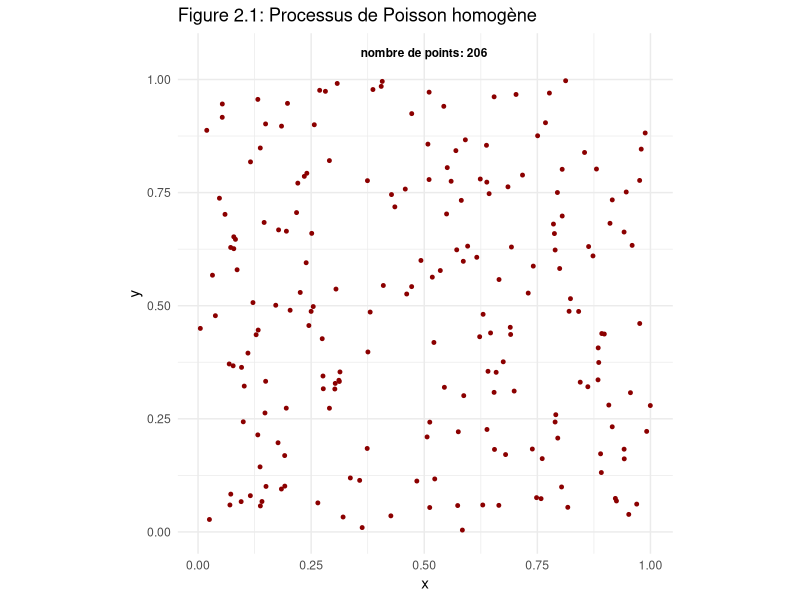
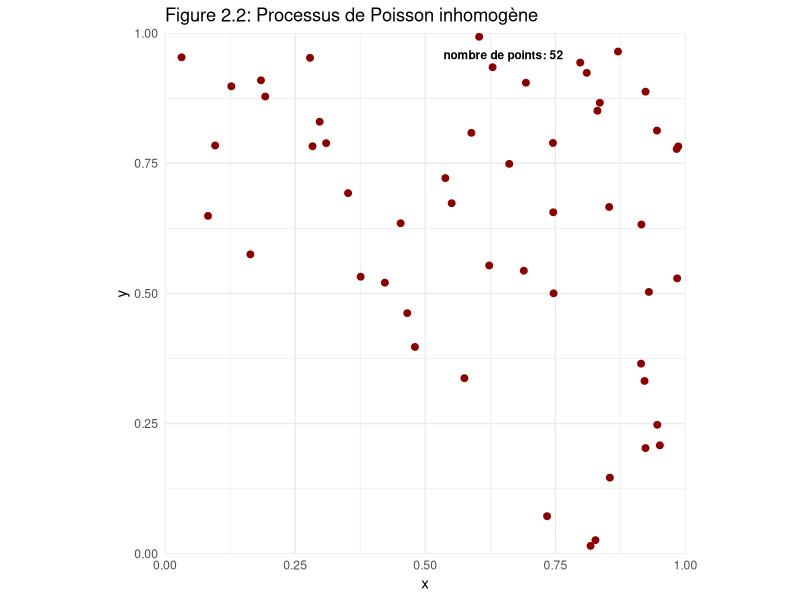
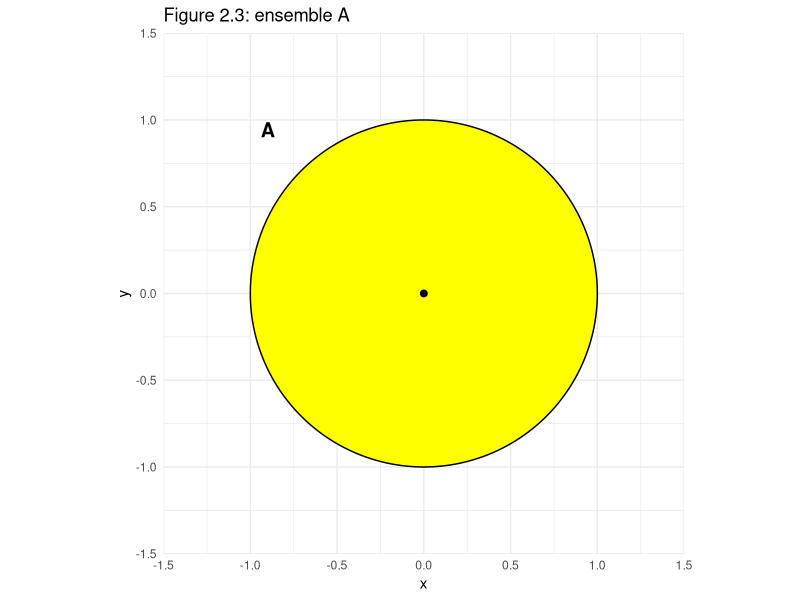
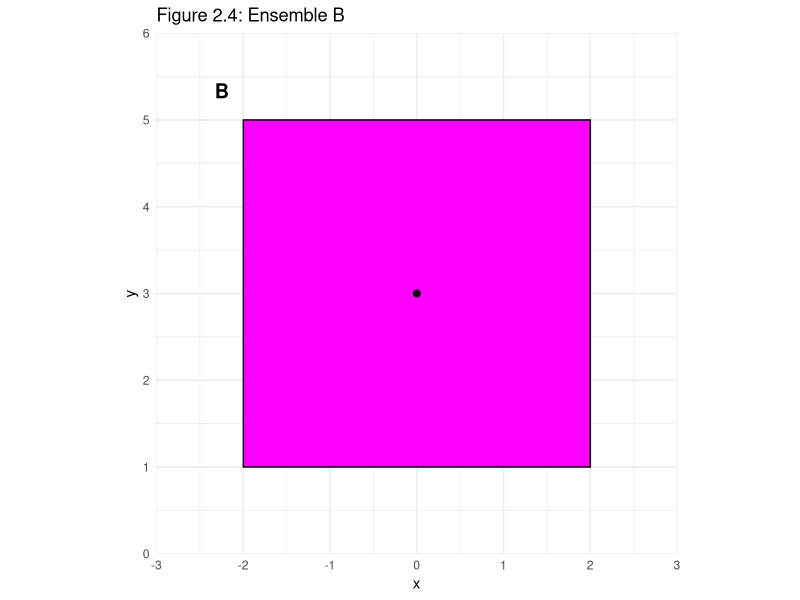
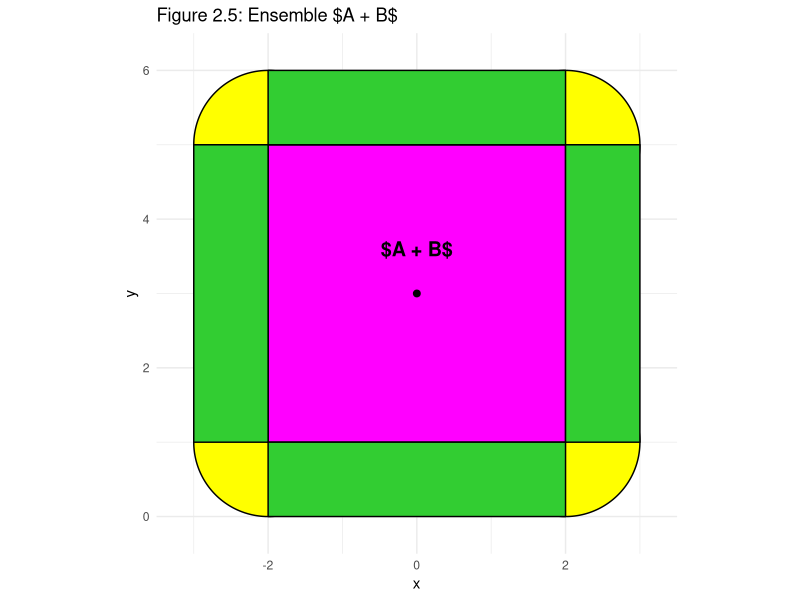
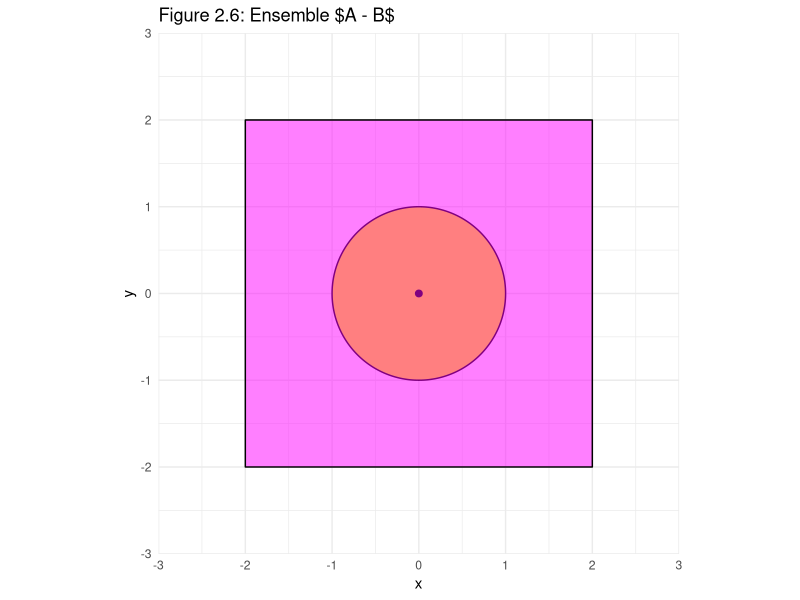
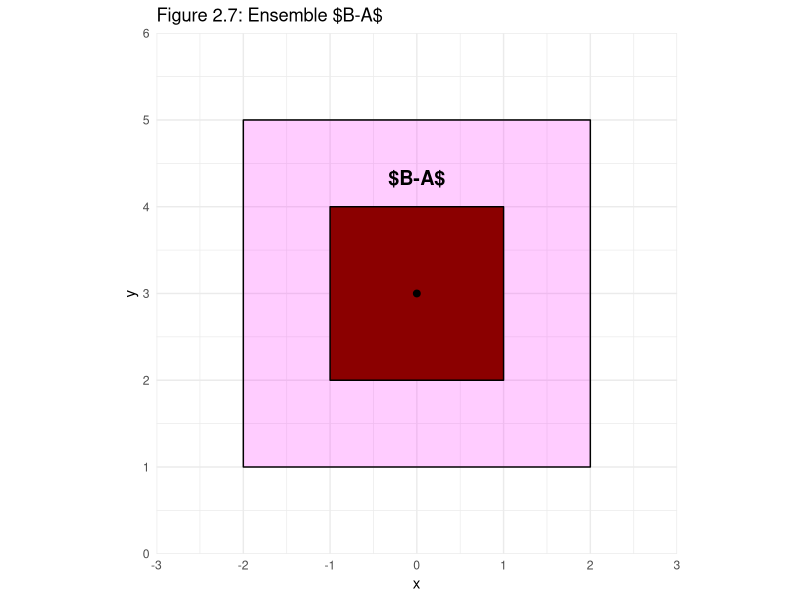
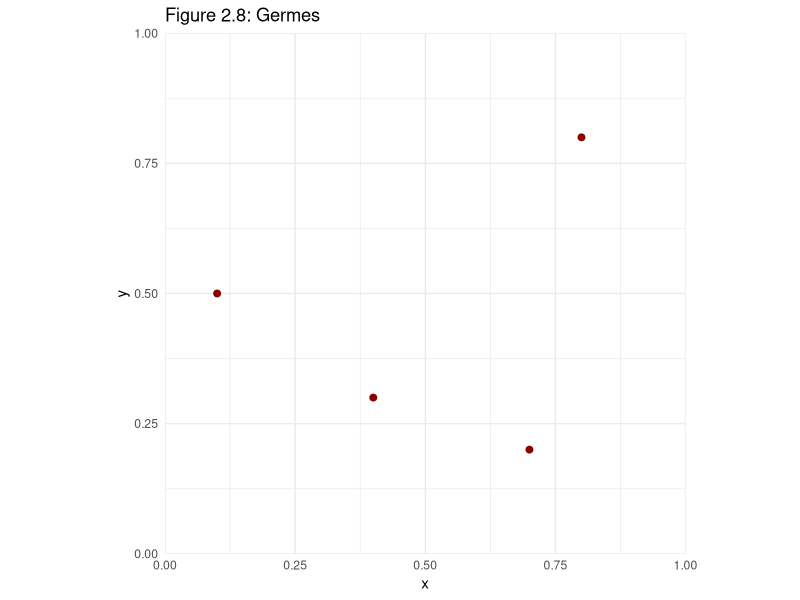

The R script that drew these images, in order:
## ---- chunk 1
#| label: setup
#| include: false

library(spatstat)
library(ggplot2)
## ---- chunk 2


library(spatstat.geom)
library(spatstat.random)


library(ggplot2)

set.seed(40)

w <- owin(c(0,1),c(0,1))

lambda<-200

ppoisson<-rpoispp(lambda, win = w)

n<-ppoisson$n
ggplot()+
  
  geom_point(data=as.data.frame(ppoisson),aes(x=x,y=y),
             colour="darkred",size=1)+
  
  coord_fixed()+
  labs(title="Figure 2.1: Processus de Poisson homogène",
       x="x",
       y="y")+
  annotate("text",x=0.5,y=1.05,label=paste("nombre de points:",n),
           size=3,fontface="bold",vjust=0)+
  
  theme_minimal()



## ---- chunk 3


library(spatstat.geom)
library(spatstat.random)
library(ggplot2)

set.seed(41)

w <- owin(c(0,1),c(0,1))

lambda<-function(x,y){(9*x)^2+(9*y)^2}

ppoisson<-rpoispp(lambda, win = w)

n<-ppoisson$n
  
ggplot()+
  
  geom_point(data=as.data.frame(ppoisson),aes(x=x,y=y),
             colour="darkred",size=2)+
  
  coord_fixed(xlim=c(0,1),
              ylim=c(0,1),
              expand=FALSE)+
  
  labs(title="Figure 2.2: Processus de Poisson inhomogène",
       x="x",
       y="y")+
  
  annotate("text",x=0.65,y=0.95,
           label=paste("nombre de points:",n),
           size=3,fontface="bold", vjust=0)+
  
  theme_minimal()



## ---- chunk 4

library(ggplot2)
library(ggforce)

coord_car_x<-c(-2,
              -2,
              2,
              2
              )

coord_car_y<-c(1,
               5,
               5,
               1
               )

ggplot()+
  
  geom_circle(aes(x0=0,y0=0,r=1), fill="yellow",colour="black",linewidth=0.5
              )+
  
  geom_point(data=data.frame(x=c(0),y=c(0)),aes(x=x,y=y),
             colour="black",size=2)+
  
  coord_fixed(x=c(-1.5, 1.5),
              y=c(-1.5, 1.5),
              expand=FALSE)+
  
  labs(title="Figure 2.3: ensemble A",x="x",y="y")+
  
    annotate("text",x=-0.9,y=0.9,
           label="A",
           size=5,fontface="bold", vjust=0)+

  theme_minimal()
  
ggplot()+
  geom_polygon(data=data.frame(x=coord_car_x, y=coord_car_y),
               aes(x=x, y=y),
               fill="magenta",colour="black", linewidth=0.5
               )+
  
  geom_point(data=data.frame(x=c(0),y=c(3)),aes(x=x,y=y),
             colour="black",size=2)+
  
  coord_fixed(x=c(-3, 3),
              y=c(0, 6),
              expand=FALSE)+
  
  labs(title="Figure 2.4: Ensemble B",x="x",y="y")+
  
    annotate("text",x=-2.25,y=5.25,
           label="B",
           size=5,fontface="bold", vjust=0)+
  
  theme_minimal()



## ---- chunk 5

library(ggplot2)
library(ggforce)

coord_car_x<-c(-2,
               -2,
               2,
               2
               )

coord_car_y<-c(1,
               5,
               5,
               1
               )

ggplot()+
  
  geom_circle(aes(x0=coord_car_x,y0=coord_car_y,r=1), fill="yellow",colour="black",linewidth=0.5
              )+
  
  geom_polygon(data=data.frame(x=coord_car_x, y=coord_car_y),
               aes(x=x, y=y),
               fill="magenta",colour="black", linewidth=0.5
               )+
  
  geom_polygon(data=data.frame(x=c(-3,-2,-2,-3),y=c(1,1,5,5)),
               aes(x=x,y=y),
               fill="limegreen",colour="black",linewidth=00.5)+
  
  geom_polygon(data=data.frame(x=c(3,2,2,3),y=c(1,1,5,5)),
               aes(x=x,y=y),
               fill="limegreen",colour="black",linewidth=0.5)+
  
  geom_polygon(data=data.frame(x=c(-2,2,2,-2),y=c(0,0,1,1)),
               aes(x=x,y=y),
               fill="limegreen",colour="black",linewidth=0.5)+    
  
 geom_polygon(data=data.frame(x=c(-2,2,2,-2),y=c(5,5,6,6)),
               aes(x=x,y=y),
               fill="limegreen",colour="black",linewidth=0.5)+  
  
  geom_point(data=data.frame(x=c(0),y=c(3)),aes(x=x,y=y),
             colour="black",size=2)+
  
  coord_fixed(x=c(-3.5, 3.5),
              y=c(-0.5, 6.5),
              expand=FALSE)+
  
  labs(title="Figure 2.5: Ensemble $A + B$",x="x",y="y")+
  
  annotate("text",x=0,y=3.5,
           label="$A + B$",
           size=5,fontface="bold", vjust=0)+
  
  theme_minimal()
  

## ---- chunk 6
library(ggplot2)
library(ggforce)

coord_car_x<-c(-2,
               -2,
               2,
               2
               )

coord_car_y<-c(-2,
               2,
               2,
               -2
               )

ggplot()+
  
   
  geom_circle(aes(x0=0,y0=0,r=1), fill="yellow",colour="black",linewidth=0.5
              )+
  
  geom_point(data=data.frame(x=c(0),y=c(0)),aes(x=x,y=y),
             colour="black",size=2)+
  
  geom_polygon(data=data.frame(x=coord_car_x, y=coord_car_y),
               aes(x=x, y=y),
               fill="magenta",colour="black", linewidth=0.5,alpha=0.5
               )+
  
    coord_fixed(x=c(-3, 3),
              y=c(-3,3),
              expand=FALSE)+
  
  labs(title="Figure 2.6: Ensemble $A - B$",x="x",y="y")+
  
  theme_minimal()
## ---- chunk 7
library(ggplot2)

coord_car_x<-c(-2,
               -2,
               2,
               2
               )

coord_car_y<-c(1,
               5,
               5,
               1
               )

ggplot()+
  geom_polygon(data=data.frame(x=coord_car_x, y=coord_car_y),
               aes(x=x, y=y),
               fill="magenta",colour="black", linewidth=0.5, alpha=0.2
               )+
  
  geom_polygon(data=data.frame(x=c(-1,-1,1,1), y=c(2,4,4,2)),
               aes(x=x, y=y),
               fill="darkred",colour="black", linewidth=0.5
               )+
  
  geom_point(data=data.frame(x=c(0),y=c(3)),aes(x=x,y=y),
             colour="black",size=2)+
  
  coord_fixed(x=c(-3, 3),
              y=c(0, 6),
              expand=FALSE)+
  
  labs(title="Figure 2.7: Ensemble $B-A$",x="x",y="y")+
  
    annotate("text",x=0,y=4.25,
           label="$B-A$",
           size=5,fontface="bold", vjust=0)+
  
  theme_minimal()
## ---- chunk 8
library(ggplot2)
library(ggforce)
coordonnees_x <-c(0.1 ,
                  0.4 ,
                  0.7 ,
                  0.8
                  )

coordonnees_y <-c(0.5 ,
                  0.3 ,
                  0.2 ,
                  0.8
                  )

ggplot()+
  geom_point(data=data.frame(x=coordonnees_x, y=coordonnees_y),
             aes(x = x , y = y),
             colour="darkred",
             size=2)+
  
  coord_fixed(xlim = c(0, 1),
              ylim = c(0, 1),
              expand = FALSE) +

  labs(title="Figure 2.8: Germes", x="x", y="y")+
  
  theme_minimal()
## ---- chunk 9
library(ggplot2)
library(ggforce)

theta<-seq(0,2*pi,length.out=200)
r<-0.175

contour_cercle_x<- r*cos(theta)
contour_cercle_y<- r*sin(theta)

ggplot()+
  geom_polygon(data=data.frame(x=contour_cercle_x,y=contour_cercle_y),
               aes(x=x, y=y),
               fill="magenta", colour="red", linewidth=1, alpha=0.5)+
  
  geom_point(data=data.frame(x=0,y=0),
             aes(x=x,y=y),
             colour="darkred",
             size=2)+
  
  coord_fixed(x=c(-0.3, 0.3),
              y=c(-0.3,0.3),
              expand=FALSE) +
  
  
  labs(title="Figure 2.9: Grains", x="x", y="y")+
  theme_minimal()
## ---- chunk 10
library(ggplot2)
library(ggforce)
coordonnees_x <-c(0.1 ,
                  0.4 ,
                  0.7 ,
                  0.8
                  )

coordonnees_y <-c(0.5 ,
                  0.3 ,
                  0.2 ,
                  0.8
                  )

ggplot(data.frame(x=coordonnees_x, y=coordonnees_y))+
  geom_circle(aes(x0=coordonnees_x,y0=coordonnees_y, r=r), fill="magenta", colour="red", alpha=0.5)+
  
  geom_point(data=data.frame(x=coordonnees_x,y=coordonnees_y),
             aes(x=x,y=y),
             colour="darkred",
             size=2)+
  
  coord_fixed(x=c(0, 1),
              y=c(0, 1),
              expand=FALSE)+
    
  labs(title="Figure 2.10: Modèle booléen", x="x", y="y")+
  
  theme_minimal()
## ---- chunk 11

library(spatstat.geom)
library(spatstat.random)
library(ggplot2)

set.seed(41)

w <- owin(c(0,1),c(0,1))

lambda<-function(x,y){(9*x)^2+(9*y)^2}

ppoisson<-rpoispp(lambda, win = w)

n<-ppoisson$n
  
R <- rep(0, 16)


p<-ggplot()+
  
  geom_hline(yintercept=c(0.25,0.5,0.75), color="purple",linewidth=1)+
  
  geom_vline(xintercept=c(0.25,0.5,0.75), color="purple",linewidth=1)+
  
  geom_point(data=as.data.frame(ppoisson),aes(x=x,y=y),
             colour="darkred",size=2)+
  
  coord_fixed(xlim=c(0,1),
              ylim=c(0,1),
              expand=FALSE)+
  
  labs(title="Figure 2.11: Cas inhomogène",
       x="x",
       y="y")+
  
  theme_minimal()

for (i in 1:n){
 xi<-ppoisson$x[i]
 yi<-ppoisson$y[i]
 
 col<-ifelse(xi<0.25,1,
              ifelse(xi<0.5,2,
                    ifelse(xi<0.75,3,4)))
 
  
 rang<-ifelse(yi<0.25,1,
              ifelse(yi<0.5,2,
                    ifelse(yi<0.75,3,4)))
  
 num_cell<-col+(rang-1)*4
  
  R[num_cell]<-R[num_cell]+1
}

for (i in 1:16){
  
  col<-ifelse(i<5,1,
               ifelse(i<9,2,
                      ifelse(i<13,3,4)))
  
  rang<-ifelse(i%%4==1,1,
              ifelse(i%%4==2,2,
                    ifelse(i%%4==3,3,4)))
  
  p<-p+annotate("text",x=0.125+0.25*rang-0.25,y=0.125+0.25*col-0.25,
          label=R[i],
          size=3,fontface="bold", vjust=0)
  
  }



print(p)



## ---- chunk 12
library(spatstat.geom)
library(spatstat.random)
library(ggplot2)

set.seed(41)

w <- owin(c(0,1),c(0,1))

lambda<-function(x,y){(9*x)^2+(9*y)^2}

ppoisson<-rpoispp(lambda, win = w)

n<-ppoisson$n
  
R <- rep(0, 16)


p<-ggplot()+
  
  geom_hline(yintercept=c(0.25,0.5,0.75), color="purple",linewidth=1)+
  
  geom_vline(xintercept=c(0.25,0.5,0.75), color="purple",linewidth=1)+
  
  coord_fixed(xlim=c(0,1),
              ylim=c(0,1),
              expand=FALSE)+
  
  labs(title="Figure 2.12: Cas inhomogène",
       x="x",
       y="y")+
  
  theme_minimal()

for (i in 1:n){
 xi<-ppoisson$x[i]
 yi<-ppoisson$y[i]
 
 col<-ifelse(xi<0.25,1,
              ifelse(xi<0.5,2,
                    ifelse(xi<0.75,3,4)))
 
  
 rang<-ifelse(yi<0.25,1,
              ifelse(yi<0.5,2,
                    ifelse(yi<0.75,3,4)))
  
 num_cell<-col+(rang-1)*4
  
  R[num_cell]<-R[num_cell]+1
 
}
 max<-max(R)
for (i in 1:16){
  
  col<-ifelse(i<5,1,
               ifelse(i<9,2,
                      ifelse(i<13,3,4)))
  
  rang<-ifelse(i%%4==1,1,
              ifelse(i%%4==2,2,
                    ifelse(i%%4==3,3,4)))
  
  coord_x<-c(rang/4-0.25,
                 rang/4,
                 rang/4,
                 rang/4-0.25)
  
  
  coord_y<-c(col/4,
                 col/4,
                 col/4-0.25,
                 col/4-0.25)
  
  
  
  p<-p+geom_polygon(data=data.frame(x=coord_x, y=coord_y, nb_points=R[i]),
               aes(x=x, y=y, fill=nb_points),
               linewidth=0.5
               )+
  annotate("text",x=0.125+0.25*rang-0.25,y=0.125+0.25*col-0.25,
          label=R[i],
          size=3,fontface="bold", vjust=0)
  }


p<-p+scale_fill_gradient(low="white",high="magenta",
                         name ="nombre de points par cellule",
                         limits=c(0,max(R)))

print(p)

## ---- chunk 13
library(spatstat.geom)
library(spatstat.random)
library(ggplot2)



set.seed(40)

w <- owin(c(0,1),c(0,1))

lambda<-200

ppoisson<-rpoispp(lambda, win = w)

n<-ppoisson$n
  
R <- rep(0, 16)


p<-ggplot()+
  
  geom_hline(yintercept=c(0.25,0.5,0.75), color="purple",linewidth=1)+
  
  geom_vline(xintercept=c(0.25,0.5,0.75), color="purple",linewidth=1)+
  
  geom_point(data=as.data.frame(ppoisson),aes(x=x,y=y),
             colour="darkred",size=1)+
  
  coord_fixed(xlim=c(0,1),
              ylim=c(0,1),
              expand=FALSE)+
  
  labs(title="Figure 2.13: Cas homogène",
       x="x",
       y="y")+
  
  theme_minimal()

for (i in 1:n){
 xi<-ppoisson$x[i]
 yi<-ppoisson$y[i]
 
 col<-ifelse(xi<0.25,1,
              ifelse(xi<0.5,2,
                    ifelse(xi<0.75,3,4)))
 
  
 rang<-ifelse(yi<0.25,1,
              ifelse(yi<0.5,2,
                    ifelse(yi<0.75,3,4)))
  
 num_cell<-col+(rang-1)*4
  
  R[num_cell]<-R[num_cell]+1
}

for (i in 1:16){
  
  col<-ifelse(i<5,1,
               ifelse(i<9,2,
                      ifelse(i<13,3,4)))
  
  rang<-ifelse(i%%4==1,1,
              ifelse(i%%4==2,2,
                    ifelse(i%%4==3,3,4)))
  
  p<-p+annotate("text",x=0.125+0.25*rang-0.25,y=0.125+0.25*col-0.25,
          label=R[i],
          size=3,fontface="bold", vjust=0)
  
  }



print(p)


## ---- chunk 14
library(spatstat.geom)
library(spatstat.random)
library(ggplot2)

set.seed(40)

w <- owin(c(0,1),c(0,1))

lambda<-200

ppoisson<-rpoispp(lambda, win = w)

n<-ppoisson$n
  
R <- rep(0, 16)


p<-ggplot()+
  
  geom_hline(yintercept=c(0.25,0.5,0.75), color="purple",linewidth=1)+
  
  geom_vline(xintercept=c(0.25,0.5,0.75), color="purple",linewidth=1)+
  
  coord_fixed(xlim=c(0,1),
              ylim=c(0,1),
              expand=FALSE)+
  
  labs(title="Figure 2.14: Cas homogène",
       x="x",
       y="y")+
  
  theme_minimal()

for (i in 1:n){
 xi<-ppoisson$x[i]
 yi<-ppoisson$y[i]
 
 col<-ifelse(xi<0.25,1,
              ifelse(xi<0.5,2,
                    ifelse(xi<0.75,3,4)))
 
  
 rang<-ifelse(yi<0.25,1,
              ifelse(yi<0.5,2,
                    ifelse(yi<0.75,3,4)))
  
 num_cell<-col+(rang-1)*4
  
  R[num_cell]<-R[num_cell]+1
 
}
 max<-max(R)
for (i in 1:16){
  
  col<-ifelse(i<5,1,
               ifelse(i<9,2,
                      ifelse(i<13,3,4)))
  
  rang<-ifelse(i%%4==1,1,
              ifelse(i%%4==2,2,
                    ifelse(i%%4==3,3,4)))
  
  coord_x<-c(rang/4-0.25,
                 rang/4,
                 rang/4,
                 rang/4-0.25)
  
  
  coord_y<-c(col/4,
                 col/4,
                 col/4-0.25,
                 col/4-0.25)
  
  
  
  p<-p+geom_polygon(data=data.frame(x=coord_x, y=coord_y, nb_points=R[i]),
               aes(x=x, y=y, fill=nb_points),
               linewidth=0.5
               )+
  annotate("text",x=0.125+0.25*rang-0.25,y=0.125+0.25*col-0.25,
          label=R[i],
          size=3,fontface="bold", vjust=0)
  }


p<-p+scale_fill_gradient(low="white",high="magenta",
                         name ="nombre de points par cellule",
                         limits=c(0,max(R)))

print(p)
## ---- chunk 15

library(spatstat.geom)
library(spatstat.random)
library(ggplot2)

set.seed(41)

w <- owin(c(0,1),c(0,1))

lambda<-function(x,y){(9*x)^2+(9*y)^2}

ppoisson<-rpoispp(lambda, win = w)

den<-density(ppoisson,sigma=0.2)

den_f<-as.data.frame(den)

ggplot(den_f,aes(x,y,fill=value)) +
  geom_raster() +
  scale_fill_gradientn(colours=c("white","darkred")) +
  coord_fixed() +
  labs(title = "Figure 2.15: Fonction d'intensité estimée",
       fill = "Densité") +
  theme_minimal()

grid <- expand.grid(
  x = seq(0, 1, length.out = 100),
  y = seq(0, 1, length.out = 100)
)

grid$value <- with(grid, lambda(x, y))

x<-seq(0,1,length.out=100)
y<-seq(0,1,length.out=100)
z<-outer(x,y,lambda)

ggplot(grid, aes(x, y, fill = value)) +
  geom_raster() +
  scale_fill_gradientn(colours = c("white", "magenta")) +
  coord_fixed() +
  labs(
    title = "Figure 2.16: IFonction d'ntensité théorique",
    fill = "Densité"
  ) +
  theme_minimal()

persp(den$xcol,den$yrow,den$v,theta=25,phi=15,col="darkred",shade=0.5,
      border=NA,xlab="x",ylab="y",zlab="z"
      )

title(main = "Figure 2.17 : Fonction d'intensité estimée")

persp(x,y,z,
      theta=25,phi=15,col="magenta",shade=0.5,
      border=NA,xlab="x",ylab="y",zlab="z"
      )
title(main = "Figure 2.18: Fonction d'intensité théorique")
## ---- chunk 16
library(ggplot2)
library(ggforce)
library(spatstat)

set.seed(42)

w <- owin(c(0,1),c(0,1))

lambda<-5

ppoisson<-rpoispp(lambda, win = w)

n<-ppoisson$n

r<-rexp(n,20)

ggplot(data.frame(x=ppoisson$x, y=ppoisson$y))+
  
  geom_circle(aes(x0=ppoisson$x,y0=ppoisson$y, r=r),
              fill="magenta",
              alpha=0.5,colour="red",
              linewidth=0.3)+
  
  geom_point(data=as.data.frame(ppoisson),aes(x=x,y=y),
             colour="darkred",size=1)+
  
  coord_fixed(xlim=c(0,1),
              ylim=c(0,1),
              expand=FALSE)+
  
  labs(title="Figure 2.19: Modèle booléen de disques",
       x="x",
       y="y")+
  
  theme_minimal()

# Configuration de la grille de pixels (résolution)
resolution <- 1000 

# Création et fusion géométrique des disques superposés
liste_disques <- list()
for(i in 1:n) {
  liste_disques[[i]] <- disc(r = r[i], centre = c(ppoisson$x[i], ppoisson$y[i]))
}
union_restreinte <- intersect.owin(union.owin(as.anylist(liste_disques)), w)

# Conversion en masque de pixels
masque_union <- as.mask(union_restreinte, dimyx = c(resolution, resolution))

# Calcul des mesures globales de l'union
aire_totale <- sum(masque_union$m) * ((1 / resolution)^2)
frontiere_totale <- perimeter(masque_union)

# Calcul des moyennes par disque simulé (divisé par n)
aire_moyenne <- aire_totale / n
frontiere_moyenne <- frontiere_totale / n

# Affichage strict des deux valeurs demandées
cat("Frontière moyenne :", frontiere_moyenne, "\n")
cat("Fraction d'aire   :", aire_moyenne, "\n")
